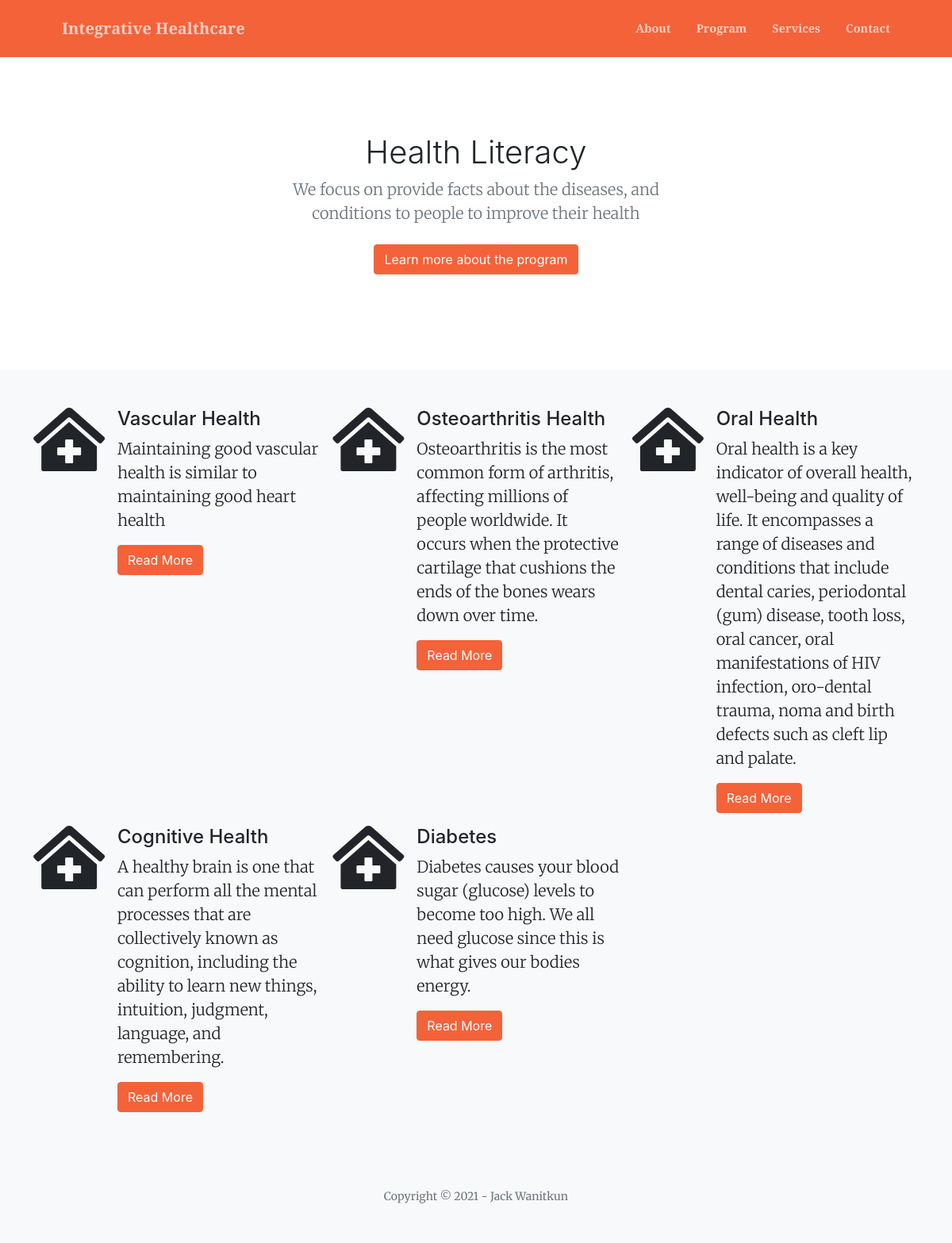
The page /healthlit/ on the database its author committed.
### healthlit/models.py (models this page shows, shortened)
class Program(models.Model):
    programName = models.CharField(max_length=60, verbose_name="Name of the program")
    programDescription = models.TextField(verbose_name="Description of the program")
    datePosted = models.DateTimeField(default=timezone.now)

### healthlit/views.py (the view)
# urls.py: path('', views.healthlitIndex, name='healthlit'),
def healthlitIndex(request):
    programsList = Program.objects.all()
    return render(request, 'healthlit/main.html', {'lists': programsList})

### healthlit/templates/healthlit/main.html
{% extends "landing/base2.html" %}
{% load static %}
{% block content %}
<section class="py-5 text-center container">
    <div class="row py-lg-5">
        <div class="col-lg-6 col-md-8 mx-auto">
            <h1 class="fw-light">Health Literacy</h1>
            <p class="lead text-muted">We focus on provide facts about the diseases, and conditions to people to improve their health</p>
            <p>
                <a href="#" class="btn btn-primary my-2">Learn more about the program</a>
            </p>
        </div>
    </div>
</section>
<section>
<div class="album py-5 bg-light">
    <div class="container">
        <div class="row row-cols-1 row-cols-sm-2 row-cols-md-3 g-3">
        {% for list in lists %}
        <div class="col d-flex align-items-start">
            <div class="icon-square bg-light text-dark flex-shrink-0 me-3">
                <i class="fas fa-clinic-medical fa-5x"></i>
            </div>
            <div>
                <h4>{{ list.programName }}</h4>
                <p class="lead">{{list.programDescription}}</p>
                <a href="#" class="btn btn-primary"> Read More</a>
            </div>
        </div>
        {% endfor %}
        </div>
    </div>
</div>
</section>
{% endblock %}

### landing/templates/landing/base2.html (shortened to what this page needs)
<!DOCTYPE html>
{% load static %}
<html lang="en">
    <head>
        <link rel="stylesheet" href="https://pro.fontawesome.com/releases/v5.10.0/css/all.css"/>
        <link href="https://cdn.jsdelivr.net/npm/bootstrap-icons@1.5.0/font/bootstrap-icons.css" rel="stylesheet" />
        <link href="https://cdn.jsdelivr.net/npm/bootstrap@5.1.1/dist/css/bootstrap.min.css" rel="stylesheet"/>
        <link href="https://cdnjs.cloudflare.com/ajax/libs/SimpleLightbox/2.1.0/simpleLightbox.min.css" rel="stylesheet" />
        <link href="{% static 'css/styles.css' %}" rel="stylesheet" />
    </head>
    <body id="page-top">
        <nav class="navbar navbar-expand-lg navbar-dark bg-primary fixed-staic-top py-3" id="mainNav">
            <div class="container px-4 px-lg-5">
                <a class="navbar-brand" href="#page-top">Integrative Healthcare</a>
                <div class="collapse navbar-collapse" id="navbarResponsive">
                    <ul class="navbar-nav ms-auto my-2 my-lg-0">
                        <li class="nav-item"><a class="nav-link" href="#about">About</a></li>
                        <li class="nav-item"><a class="nav-link" href="#program">Program</a></li>
                        <li class="nav-item"><a class="nav-link" href="#services">Services</a></li>
                        <li class="nav-item"><a class="nav-link" href="#contact">Contact</a></li>
                    </ul>
                </div>
                </div>
        </nav>
        {% block content %}
        {% endblock %}
        <footer class="bg-light py-5">
            <div class="container px-4 px-lg-5"><div class="small text-center text-muted">Copyright &copy; 2021 - Jack Wanitkun</div></div>
        </footer>
    </body>
</html>

### rows shown on the page
Program: programName "Vascular Health", programDescription "Maintaining good vascular health is similar to maintaining good heart health"
Program: programName "Osteoarthritis Health", programDescription "Osteoarthritis is the most common form of arthritis, affecting millions of people worldwide. It occurs when the protective cartilage that cushions the ends of the bones wears down over time."
Program: programName "Oral Health", programDescription "Oral health is a key indicator of overall health, well-being and quality of life. It encompasses a range of diseases and conditions that include dental caries, periodontal (gum) disease, tooth loss, oral cancer, oral manifestations of HIV infection, oro-dental trauma, noma and birth defects such as cleft lip and palate."
Program: programName "Cognitive Health", programDescription "A healthy brain is one that can perform all the mental processes that are collectively known as cognition, including the ability to learn new things, intuition, judgment, language, and remembering."
Program: programName "Diabetes", programDescription "Diabetes causes your blood sugar (glucose) levels to become too high. We all need glucose since this is what gives our bodies energy."
